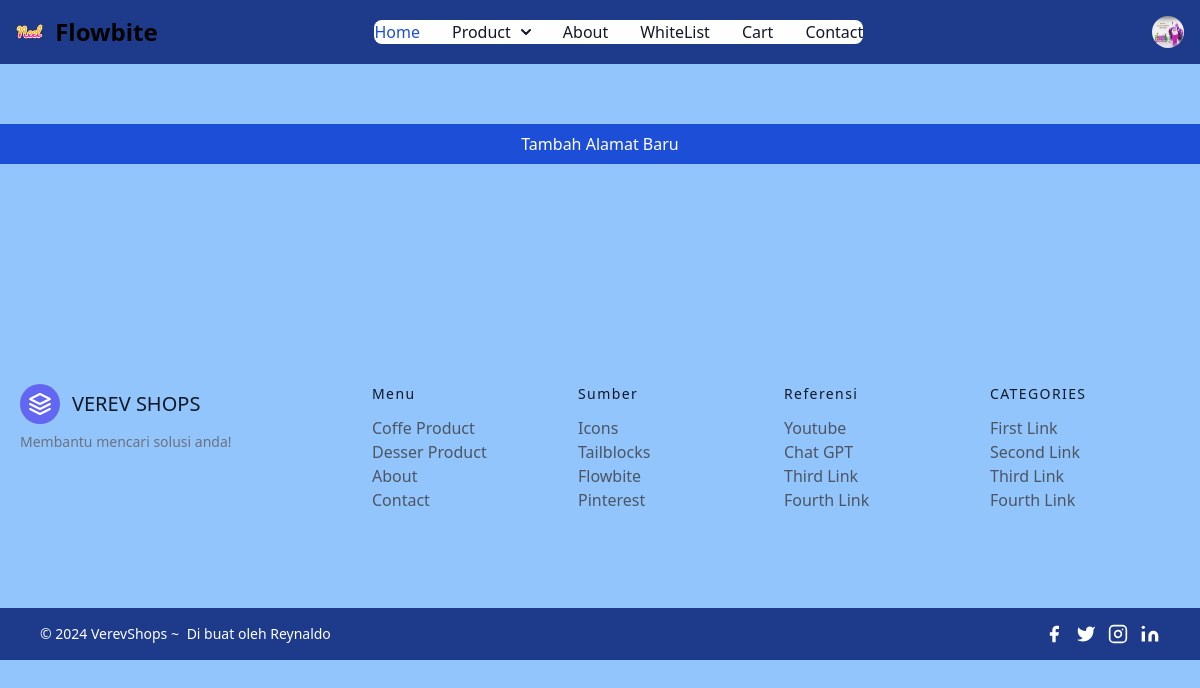
/setting/ (signed in), run on an earlier commit of the app's database.
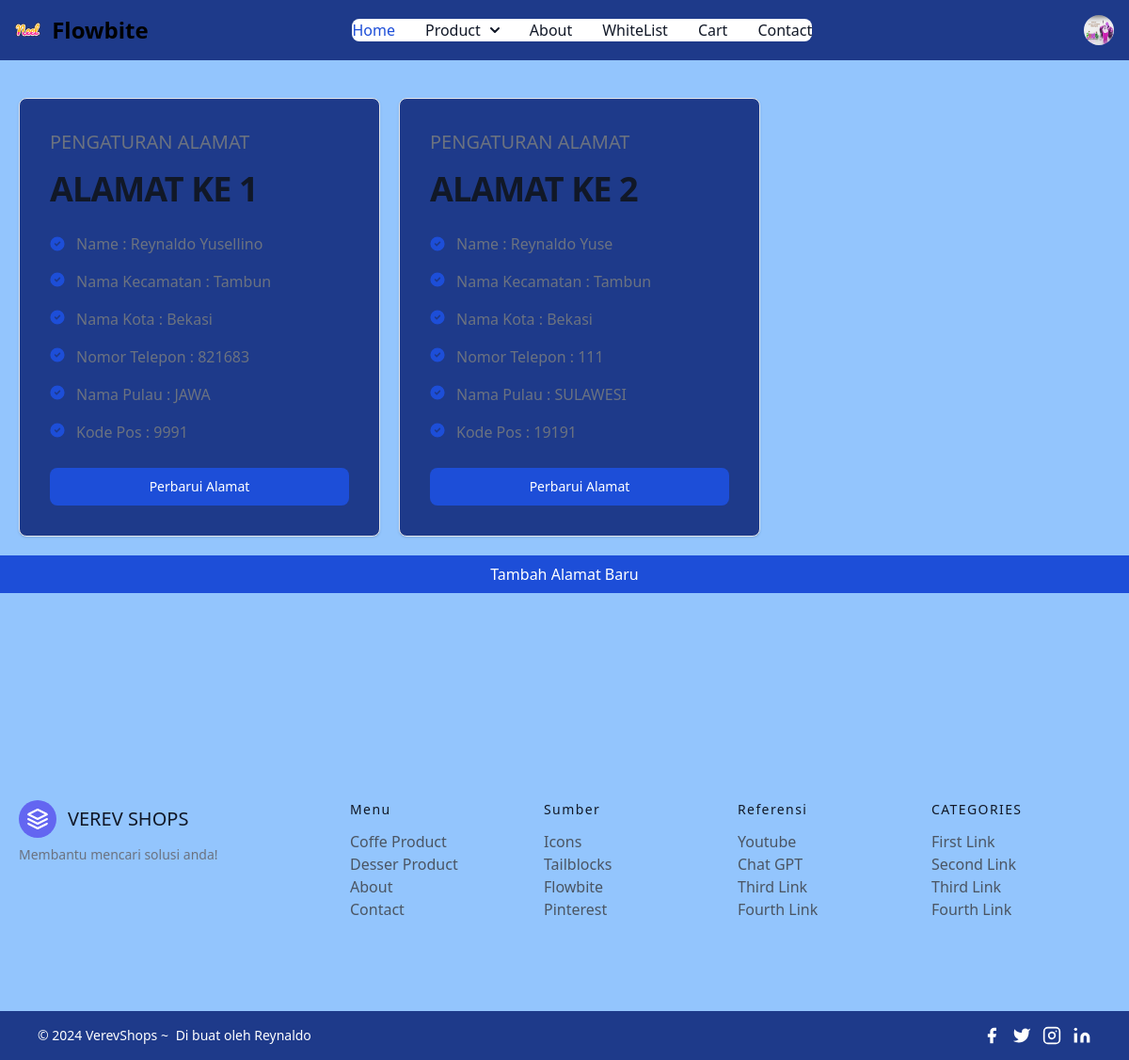
And on a later commit of the database.
### verevapp/models.py (models this page shows, shortened)
class Customer(models.Model):
    user = models.ForeignKey(User,on_delete=models.CASCADE)
    name = models.CharField(max_length=100)
    locality = models.CharField(max_length=100)
    city = models.CharField(max_length=100)
    mobile = models.IntegerField()
    zipcode = models.IntegerField()
    state = models.CharField(choices=AREA_CHOICES, max_length=100)

### verevapp/views.py (the view)
# urls.py: path("setting/", views.setting, name='setting'),
def setting(req):
    add = Customer.objects.filter(user= req.user)
    return render(req, 'setting.html', locals())

### templates/setting.html (shortened to what this page needs)
{% include "base.html" %} {% include "navbar.html" %} {% load static %}
<div
  class="container mx-auto max-w-screen-xl flex flex-col md:flex-row gap-5 px-5 pt-10"
>
  {% for ad in add %}
  <div
    class="w-full max-w-sm p-4 bg-blue-900 border border-gray-200 rounded-lg shadow sm:p-8"
  >
    <h5 class="mb-4 text-xl font-medium text-gray-500 dark:text-gray-400">
      PENGATURAN ALAMAT
    </h5>
    <div class="flex items-baseline text-gray-900 dark:text-white">
      <span class="text-4xl font-bold tracking-tight"
        >ALAMAT KE {{ forloop.counter }}
      </span>
    </div>
    <ul role="list" class="space-y-5 my-7">
      <li class="flex items-center">
        <span
          class="text-base font-normal leading-tight text-gray-500 dark:text-gray-300 ms-3"
          >Name : {{ ad.name }}
        </span>
      </li>
      <li class="flex">
        <span
          class="text-base font-normal leading-tight text-gray-500 dark:text-gray-300 ms-3"
          >Nama Kecamatan : {{ ad.locality }}
        </span>
      </li>
      <li class="flex">
        <span
          class="text-base font-normal leading-tight text-gray-500 dark:text-gray-300 ms-3"
          >Nama Kota : {{ad.city}}</span
        >
      </li>
      <li class="flex">
        <span
          class="text-base font-normal leading-tight text-gray-500 dark:text-gray-300 ms-3"
          >Nomor Telepon : {{ad.mobile}}</span
        >
      </li>
      <li class="flex">
        <span
          class="text-base font-normal leading-tight text-gray-500 dark:text-gray-300 ms-3"
          >Nama Pulau : {{ad.state}}</span
        >
      </li>
      <li class="flex">
        <span
          class="text-base font-normal leading-tight text-gray-500 dark:text-gray-300 ms-3"
          >Kode Pos : {{ad.zipcode}}</span
        >
      </li>
    </ul>
    <a
      href="{% url 'updateSetting' pk=ad.id %}"
      type="button"
      class="text-white bg-blue-700 hover:bg-blue-800 focus:ring-4 focus:outline-none focus:ring-blue-200 dark:bg-blue-600 dark:hover:bg-blue-700 dark:focus:ring-blue-900 font-medium rounded-lg text-sm px-5 py-2.5 inline-flex justify-center w-full text-center"
    >
      Perbarui Alamat
    </a>
  </div>
  {% endfor %}
</div>
<div class="mx-auto max-w-screen-xl py-5">
    <div class="">
      <a href="{% url 'profile' %}"
      type="submit"
      class="text-center w-full bg-blue-700 text-white p-2 mb-6 hover:bg-blue-600">
      Tambah Alamat Baru
    </a>
    </div>
  </div>
{% include "footer.html" %}

### theme/templates/base.html (shortened to what this page needs)
{% load static tailwind_tags %}
<!DOCTYPE html>
<html lang="en">
	<head>
		<link href="https://cdnjs.cloudflare.com/ajax/libs/flowbite/2.3.0/flowbite.min.css"  rel="stylesheet" />
		<link rel="stylesheet" href="https://unicons.iconscout.com/release/v4.0.8/css/line.css">
		<link href="https://cdnjs.cloudflare.com/ajax/libs/font-awesome/6.5.2/css/all.min.css"  rel="stylesheet" />
		{% tailwind_css %}
	</head>
	<body class="bg-blue-300">
	</body>
</html>

### theme/templates/navbar.html (shortened to what this page needs)
{% include "base.html" %}
{% load static %}
<nav class="bg-blue-900 border-gray-200">
    <div class="max-w-screen-xl flex flex-wrap items-center justify-between mx-auto p-4">
    <a href="#" class="flex items-center space-x-3 rtl:space-x-reverse">
        <img src="{% static "images/neel.png" %}" class="h-8" alt="Verev Logo" />
        <span class="self-center text-2xl font-semibold whitespace-nowrap dark:text-white">Flowbite</span>
    </a>
    <div class="flex items-center md:order-2 space-x-3 md:space-x-0 rtl:space-x-reverse">
      <a>
        <i class="uil uil-shopping-cart text-white text-2xl w-8 h-8 flex items-center justify-center"></i>
      </a>
      <a href="#">
        <i class="uil uil-heart-alt text-white text-2xl w-8 h-8 flex items-center justify-center px-5"></i>
      </a>
        <button type="button" class="flex text-sm bg-blue-800 rounded-full md:me-0 focus:ring-4 focus:ring-gray-300 dark:focus:ring-blue-800" id="user-menu-button" aria-expanded="false" data-dropdown-toggle="user-dropdown" data-dropdown-placement="bottom">
          <img class="w-8 h-8 rounded-full" src="{% static "images/banner/b1.jpg" %}" alt="user photo">
        </button>
    </div>
    <div class="items-center justify-between hidden w-full md:flex md:w-auto md:order-1" id="navbar-user">
      <ul class="flex flex-col font-medium p-4 md:p-0 mt-4 border border-gray-100 rounded-lg bg-gray-50 md:space-x-8 rtl:space-x-reverse md:flex-row md:mt-0 md:border-0 md:bg-white dark:bg-blue-800 md:dark:bg-blue-900 dark:border-blue-700">
      {% if request.user.is_authenticated %}
        <li>
          <a href="{% url 'home' %}" class="block py-2 px-3 text-white bg-blue-700 rounded md:bg-transparent md:text-blue-700 md:p-0 md:dark:text-white" aria-current="page">Home</a>
        </li>
        <li>
          <button id="dropdownNavbarLink" data-dropdown-toggle="dropdownNavbar" class="flex items-center justify-between w-full py-2 px-3 text-gray-900 rounded hover:bg-gray-100 md:hover:bg-transparent md:border-0 md:hover:text-blue-700 md:p-0 md:w-auto dark:text-white md:dark:hover:text-blue-500 dark:focus:text-white dark:border-blue-700 dark:hover:bg-blue-700 md:dark:hover:bg-transparent {% if request.path == category %}active{% endif %}">Product <svg class="w-2.5 h-2.5 ms-2.5" aria-hidden="true" xmlns="http://www.w3.org/2000/svg" fill="none" viewBox="0 0 10 6">
            <path stroke="currentColor" stroke-linecap="round" stroke-linejoin="round" stroke-width="2" d="m1 1 4 4 4-4"/>
          </svg></button>
        </li>
        <li>
          <a href="{% url 'about' %}" class="block py-2 px-3 text-gray-900 rounded hover:bg-gray-100 md:hover:bg-transparent md:hover:text-blue-700 md:p-0 dark:text-white md:dark:hover:text-blue-500 dark:hover:bg-blue-700 dark:hover:text-white md:dark:hover:bg-transparent dark:border-blue-700">About</a>
        </li>
        <li>
          <a href="#" class="block py-2 px-3 text-gray-900 rounded hover:bg-gray-100 md:hover:bg-transparent md:hover:text-blue-700 md:p-0 dark:text-white md:dark:hover:text-blue-500 dark:hover:bg-blue-700 dark:hover:text-white md:dark:hover:bg-transparent dark:border-blue-700">WhiteList</a>
        </li>
        <li>
          <a href="#" class="block py-2 px-3 text-gray-900 rounded hover:bg-gray-100 md:hover:bg-transparent md:hover:text-blue-700 md:p-0 dark:text-white md:dark:hover:text-blue-500 dark:hover:bg-blue-700 dark:hover:text-white md:dark:hover:bg-transparent dark:border-blue-700">Cart</a>
        </li>
        <li>
          <a href="{% url 'contact' %}" class="block py-2 px-3 text-gray-900 rounded hover:bg-gray-100 md:hover:bg-transparent md:hover:text-blue-700 md:p-0 dark:text-white md:dark:hover:text-blue-500 dark:hover:bg-blue-700 dark:hover:text-white md:dark:hover:bg-transparent dark:border-blue-700">Contact</a>
        </li>
        {% endif %}
      </ul>
    </div>
    </div>
  </nav>

### theme/templates/footer.html
{% include "base.html" %}
<footer class="text-gray-600 body-font pt-20">
    <div class="container px-5 py-24 mx-auto flex md:items-center  max-w-screen-xl lg:items-start md:flex-row md:flex-nowrap flex-wrap flex-col">
      <div class="w-64 flex-shrink-0 md:mx-0 mx-auto text-center md:text-left">
        <a class="flex title-font font-medium items-center md:justify-start justify-center text-gray-900">
          <svg xmlns="http://www.w3.org/2000/svg" fill="none" stroke="currentColor" stroke-linecap="round" stroke-linejoin="round" stroke-width="2" class="w-10 h-10 text-white p-2 bg-indigo-500 rounded-full" viewBox="0 0 24 24">
            <path d="M12 2L2 7l10 5 10-5-10-5zM2 17l10 5 10-5M2 12l10 5 10-5"></path>
          </svg>
          <span class="ml-3 text-xl">VEREV SHOPS</span>
        </a>
        <p class="mt-2 text-sm text-gray-500">Membantu mencari solusi anda!</p>
      </div>
      <div class="flex-grow flex flex-wrap md:pl-20 -mb-10 md:mt-0 mt-10 md:text-left text-center">
        <div class="lg:w-1/4 md:w-1/2 w-full px-4">
          <h2 class="title-font font-medium text-gray-900 tracking-widest text-sm mb-3">Menu</h2>
          <nav class="list-none mb-10">
            <li>
              <a href="{% url 'category' 'CF' %}" class="text-gray-600 hover:text-gray-800">Coffe Product</a>
            </li>
            <li>
              <a href="{% url 'category' 'DS' %}" class="text-gray-600 hover:text-gray-800">Desser Product</a>
            </li>
            <li>
              <a href="{% url 'about' %}" class="text-gray-600 hover:text-gray-800">About</a>
            </li>
            <li>
              <a href="{% url 'contact' %}" class="text-gray-600 hover:text-gray-800">Contact</a>
            </li>
          </nav>
        </div>
        <div class="lg:w-1/4 md:w-1/2 w-full px-4">
          <h2 class="title-font font-medium text-gray-900 tracking-widest text-sm mb-3">Sumber</h2>
          <nav class="list-none mb-10">
            <li>
              <a href="https://cdnjs.com/libraries/font-awesome" class="text-gray-600 hover:text-gray-800">Icons</a>
            </li>
            <li>
              <a href="https://tailblocks.cc/#google_vignette" class="text-gray-600 hover:text-gray-800">Tailblocks</a>
            </li>
            <li>
              <a href="https://flowbite.com/" class="text-gray-600 hover:text-gray-800">Flowbite</a>
            </li>
            <li>
              <a href="https://id.pinterest.com/" class="text-gray-600 hover:text-gray-800">Pinterest</a>
            </li>
          </nav>
        </div>
        <div class="lg:w-1/4 md:w-1/2 w-full px-4">
          <h2 class="title-font font-medium text-gray-900 tracking-widest text-sm mb-3">Referensi</h2>
          <nav class="list-none mb-10">
            <li>
              <a href="https://youtu.be/qwFBXuEeg1U?si=OFaFlzP8U0KhVr9R" class="text-gray-600 hover:text-gray-800">Youtube</a>
            </li>
            <li>
              <a href="https://chatgpt.com/c/d47fc9e8-a19a-4c2e-9623-8ab9a24eb501" class="text-gray-600 hover:text-gray-800">Chat GPT</a>
            </li>
            <li>
              <a class="text-gray-600 hover:text-gray-800">Third Link</a>
            </li>
            <li>
              <a class="text-gray-600 hover:text-gray-800">Fourth Link</a>
            </li>
          </nav>
        </div>
        <div class="lg:w-1/4 md:w-1/2 w-full px-4">
          <h2 class="title-font font-medium text-gray-900 tracking-widest text-sm mb-3">CATEGORIES</h2>
          <nav class="list-none mb-10">
            <li>
              <a class="text-gray-600 hover:text-gray-800">First Link</a>
            </li>
            <li>
              <a class="text-gray-600 hover:text-gray-800">Second Link</a>
            </li>
            <li>
              <a class="text-gray-600 hover:text-gray-800">Third Link</a>
            </li>
            <li>
              <a class="text-gray-600 hover:text-gray-800">Fourth Link</a>
            </li>
          </nav>
        </div>
      </div>
    </div>
    <div class="bg-blue-900">
      <div class="container mx-auto py-4 px-10 flex flex-wrap flex-col sm:flex-row  max-w-screen-xl">
        <p class="text-white text-sm text-center sm:text-left">© 2024 VerevShops ~
          <a href="https://twitter.com/knyttneve" rel="noopener noreferrer" class="text-white ml-1" target="_blank">Di buat oleh Reynaldo</a>
        </p>
        <span class="inline-flex sm:ml-auto sm:mt-0 mt-2 justify-center sm:justify-start">
          <a class="text-white">
            <svg fill="currentColor" stroke-linecap="round" stroke-linejoin="round" stroke-width="2" class="w-5 h-5" viewBox="0 0 24 24">
              <path d="M18 2h-3a5 5 0 00-5 5v3H7v4h3v8h4v-8h3l1-4h-4V7a1 1 0 011-1h3z"></path>
            </svg>
          </a>
          <a class="ml-3 text-white">
            <svg fill="currentColor" stroke-linecap="round" stroke-linejoin="round" stroke-width="2" class="w-5 h-5" viewBox="0 0 24 24">
              <path d="M23 3a10.9 10.9 0 01-3.14 1.53 4.48 4.48 0 00-7.86 3v1A10.66 10.66 0 013 4s-4 9 5 13a11.64 11.64 0 01-7 2c9 5 20 0 20-11.5a4.5 4.5 0 00-.08-.83A7.72 7.72 0 0023 3z"></path>
            </svg>
          </a>
          <a class="ml-3 text-white">
            <svg fill="none" stroke="currentColor" stroke-linecap="round" stroke-linejoin="round" stroke-width="2" class="w-5 h-5" viewBox="0 0 24 24">
              <rect width="20" height="20" x="2" y="2" rx="5" ry="5"></rect>
              <path d="M16 11.37A4 4 0 1112.63 8 4 4 0 0116 11.37zm1.5-4.87h.01"></path>
            </svg>
          </a>
          <a class="ml-3 text-white">
            <svg fill="currentColor" stroke="currentColor" stroke-linecap="round" stroke-linejoin="round" stroke-width="0" class="w-5 h-5" viewBox="0 0 24 24">
              <path stroke="none" d="M16 8a6 6 0 016 6v7h-4v-7a2 2 0 00-2-2 2 2 0 00-2 2v7h-4v-7a6 6 0 016-6zM2 9h4v12H2z"></path>
              <circle cx="4" cy="4" r="2" stroke="none"></circle>
            </svg>
          </a>
        </span>
      </div>
    </div>
  </footer>

What changed in the data, as far as the page shows it:
added Customer: name "Reynaldo Yusellino", locality "Tambun", city "Bekasi", mobile "821683", state "JAWA", zipcode "9991"
added Customer: name "Reynaldo Yuse", locality "Tambun", city "Bekasi", mobile "111", state "SULAWESI", zipcode "19191"
